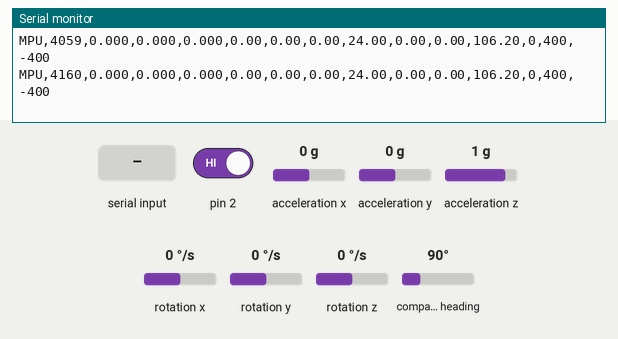
Bench run of a sketch on a simulated Arduino Uno, built with avr-gcc and run on an emulated ATmega328P. On the bench: the last lines printed to the serial monitor. Wiring (inferred from the names in the program): HMC5883L compass at I2C address 0x1E; MPU-6050 motion sensor at I2C address 0x68. The inputs (shaded band) are chosen by the test bench; at power-on: acceleration x 0 g, pin 2 HIGH, acceleration y 0 g, acceleration z 1 g, rotation x 0 °/s, rotation y 0 °/s, rotation z 0 °/s, compass heading 90°. The board resets itself during the run and starts again.

Above: at 4.2 s.
4.3 s: acceleration x set to 0.8 g
At 4.3 s:
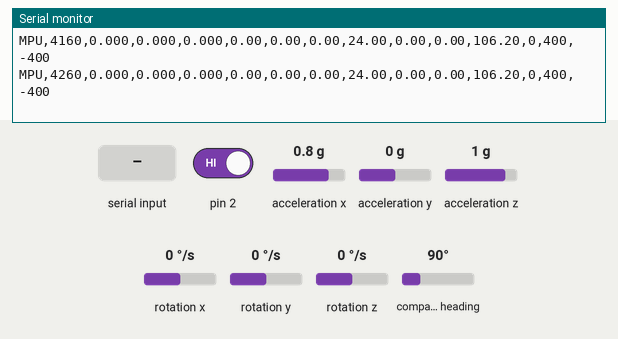
7.3 s: pin 2 driven LOW
At 8.3 s:
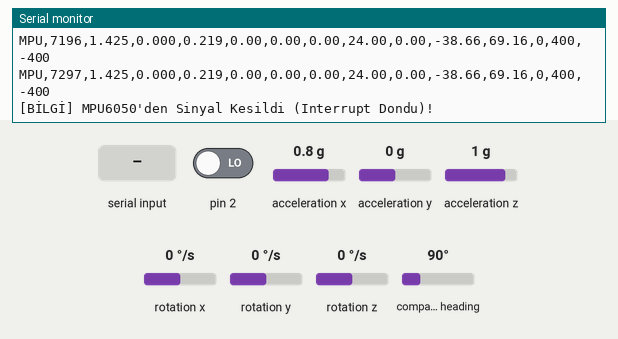
9.8 s: "CALIBRATE\n" received over Serial
At 11.3 s:
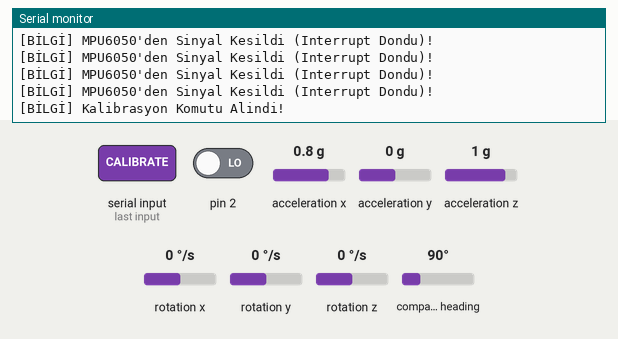
Timing chart, 0 to 12.8 s (numbered marks = the images above; inputs shaded):
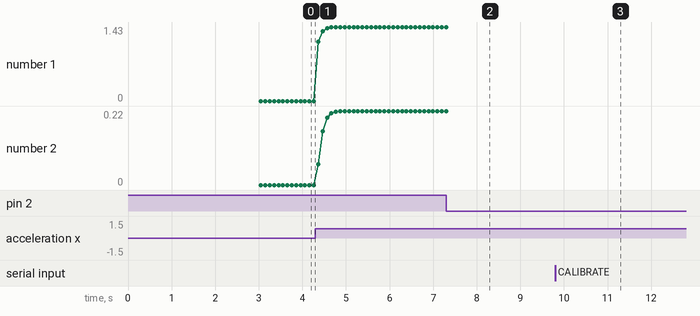

Measured:
- after the input at 7.3 s, the serial monitor: prints a new line after 0.49 s (image 2)
- after the input at 9.8 s, the serial monitor: prints a new line at once (image 3)
- plotted number 1: 0 → 1.43 after the input at 4.3 s
- plotted number 2: 0 → 0.22 after the input at 4.3 s

The sketch:

donanim_kodlari_copy_20260831100012.ino
```cpp
#include <Wire.h>
#include <math.h>
#include <SoftwareSerial.h>
#include <string.h>
#include <avr/wdt.h>

#define GPS_RX 8
#define GPS_TX 9
#define SDA_PIN A4
#define SCL_PIN A5
#define MPU_ADDR 0x68
#define MAG_ADDR 0x1E
#define GPS_BAUD 9600

// ==========================================
// 1. I2C KONTROL VE KURTARMA SINIFI (I2CHelper)
// ==========================================
class I2CHelper {
public:
    static void clearBus() {
        Wire.end();
        pinMode(SDA_PIN, INPUT_PULLUP);
        pinMode(SCL_PIN, INPUT_PULLUP);

        if (digitalRead(SDA_PIN) == LOW) {
            pinMode(SCL_PIN, OUTPUT);
            for (byte i = 0; i < 16; i++) {
                digitalWrite(SCL_PIN, LOW);
                delayMicroseconds(20);
                digitalWrite(SCL_PIN, HIGH);
                delayMicroseconds(20);
                if (digitalRead(SDA_PIN) == HIGH) {
                    break;
                }
            }
        }
        Wire.begin();
        Wire.setWireTimeout(25000, true);
    }
};

// ==========================================
// 2. MPU6050 & HMC5883L (IMU) SINIFI (MPUManager)
// ==========================================
class MPUManager {
public:
    volatile bool veriHazir = false;
    unsigned long sonFiltreZamani = 0;
    unsigned long sonPusulaZamani = 0;
    int hataSayaci = 0;

    float roll = 0.0, pitch = 0.0, yaw = 0.0;
    float magX_offset = 78.5, magY_offset = -15.5, magZ_offset = 27.5;
    float gyroX_offset = 0.0, gyroY_offset = 0.0, gyroZ_offset = 0.0;
    float accX_offset = 0.0, accY_offset = 0.0, accZ_offset = 0.0;

    int16_t ax, ay, az, gx, gy, gz, mx = 0, my = 0, mz = 0;
    float lineer_ax = 0, lineer_ay = 0, lineer_az = 0;
    float sicaklikC = 0;
    char ucusModu[20] = "NORMAL";

    void begin() {
        kurulum();
        delay(500);
        kalibreEt();
    }

    void kurulum() {
        Wire.beginTransmission(MAG_ADDR);
        Wire.write(0x00); Wire.write(0x70);
        Wire.endTransmission(true);

        Wire.beginTransmission(MAG_ADDR);
        Wire.write(0x01); Wire.write(0xA0);
        Wire.endTransmission(true);

        Wire.beginTransmission(MAG_ADDR);
        Wire.write(0x02); Wire.write(0x01);
        Wire.endTransmission(true);
        delay(10);

        Wire.beginTransmission(MPU_ADDR);
        Wire.write(0x6B); Wire.write(1 << 7); // MPU Reset
        Wire.endTransmission(true);
        delay(50);

        Wire.beginTransmission(MPU_ADDR);
        Wire.write(0x6B); Wire.write(0);      // Uyandır
        Wire.endTransmission(true);

        Wire.beginTransmission(MPU_ADDR);
        Wire.write(0x1A); Wire.write(0x04);   // DLPF Filtre
        Wire.endTransmission(true);

        Wire.beginTransmission(MPU_ADDR);
        Wire.write(0x19); Wire.write(0x09);   // Örnekleme Hızı
        Wire.endTransmission(true);

        Wire.beginTransmission(MPU_ADDR);
        Wire.write(0x37); Wire.write(0x02);   // Interrupt Pin Ayarı
        Wire.endTransmission(true);

        Wire.beginTransmission(MPU_ADDR);
        Wire.write(0x38); Wire.write(0x01);   // Interrupt Aktif
        Wire.endTransmission(true);
    }

    void kalibreEt() {
        int kalibrasyon_sayisi = 500;
        float top_ax = 0, top_ay = 0, top_az = 0;
        float top_gx = 0, top_gy = 0, top_gz = 0;

        for (int i = 0; i < kalibrasyon_sayisi; i++) {
            Wire.beginTransmission(MPU_ADDR);
            Wire.write(0x3B);
            Wire.endTransmission(true);
            Wire.requestFrom((uint8_t)MPU_ADDR, (uint8_t)14, (uint8_t)true);

            top_ax += (int16_t(Wire.read() << 8 | Wire.read()) / 16384.0);
            top_ay += (int16_t(Wire.read() << 8 | Wire.read()) / 16384.0);
            top_az += (int16_t(Wire.read() << 8 | Wire.read()) / 16384.0);
            Wire.read(); Wire.read();
            top_gx += (int16_t(Wire.read() << 8 | Wire.read()) / 131.0);
            top_gy += (int16_t(Wire.read() << 8 | Wire.read()) / 131.0);
            top_gz += (int16_t(Wire.read() << 8 | Wire.read()) / 131.0);
            delay(3);
        }

        accX_offset = top_ax / kalibrasyon_sayisi;
        accY_offset = top_ay / kalibrasyon_sayisi;
        accZ_offset = (top_az / kalibrasyon_sayisi) - 1.0;

        gyroX_offset = top_gx / kalibrasyon_sayisi;
        gyroY_offset = top_gy / kalibrasyon_sayisi;
        gyroZ_offset = top_gz / kalibrasyon_sayisi;

        // Filtre zamanlayıcısını güncelle ki 1.5 saniyelik kalibrasyon süresi 'dt' değerini bozmasın
        sonFiltreZamani = millis();
    }

    bool okuVeHesapla() {
        if (!veriHazir && digitalRead(2) == LOW) return false;

        veriHazir = false;
        unsigned long suAn = millis();

        // --- DT (ZAMAN FARKI) GÜVENLİK FİLTRESİ ---
        float dt = 0.005; // Varsayılan 5ms
        if (suAn > sonFiltreZamani) {
            dt = (suAn - sonFiltreZamani) / 1000.0;
            if (dt > 0.1) dt = 0.1; // Maksimum 100ms sınırı (Büyük sıçramaları engeller)
        }
        sonFiltreZamani = suAn;

        Wire.beginTransmission(MPU_ADDR);
        Wire.write(0x3B);
        Wire.endTransmission(true);

        if (Wire.requestFrom((uint8_t)MPU_ADDR, (uint8_t)14, (uint8_t)true) == 14) {
            hataSayaci = 0;
            ax = (Wire.read() << 8 | Wire.read());
            ay = (Wire.read() << 8 | Wire.read());
            az = (Wire.read() << 8 | Wire.read());

            int16_t tempRaw = (Wire.read() << 8 | Wire.read());
            sicaklikC = (tempRaw / 340.0) + 36.53;

            gx = (Wire.read() << 8 | Wire.read());
            gy = (Wire.read() << 8 | Wire.read());
            gz = (Wire.read() << 8 | Wire.read());

            if (suAn - sonPusulaZamani >= 100) {
                sonPusulaZamani = suAn;
                Wire.beginTransmission(MAG_ADDR);
                Wire.write(0x03);
                Wire.endTransmission(true);
                Wire.requestFrom((uint8_t)MAG_ADDR, (uint8_t)6, (uint8_t)true);
                if (Wire.available() >= 6) {
                    mx = (Wire.read() << 8 | Wire.read());
                    mz = (Wire.read() << 8 | Wire.read());
                    my = (Wire.read() << 8 | Wire.read());
                }
                Wire.beginTransmission(MAG_ADDR);
                Wire.write(0x02); Wire.write(0x01);
                Wire.endTransmission(true);
            }

            // Hesaplamalar
            float gercek_ax = (ax / 16384.0) - accX_offset;
            float gercek_ay = (ay / 16384.0) - accY_offset;
            float gercek_az = (az / 16384.0) - accZ_offset;
            float gercek_gx = (gx / 131.0) - gyroX_offset;
            float gercek_gy = (gy / 131.0) - gyroY_offset;
            float gercek_gz = (gz / 131.0) - gyroZ_offset;

            float toplamG = sqrt((gercek_ax * gercek_ax) + (gercek_ay * gercek_ay) + (gercek_az * gercek_az));
            if (toplamG < 0.2) strncpy(ucusModu, "FREE_FALL", 19);
            else if (toplamG > 3.0) strncpy(ucusModu, "CRASH", 19);

            float accRoll = atan(gercek_ay / (sqrt((gercek_ax * gercek_ax) + (gercek_az * gercek_az))+0.0001)) * 180 / PI;
            float accPitch = atan(-1 * gercek_ax / (sqrt((gercek_ay * gercek_ay) + (gercek_az * gercek_az))+0.0001)) * 180 / PI;

            roll = 0.96 * (roll + gercek_gx * dt) + 0.04 * accRoll;
            pitch = 0.96 * (pitch + gercek_gy * dt) + 0.04 * accPitch;

            if (isnan(roll) || isnan(pitch)) { roll = 0.0; pitch = 0.0; }

            float cal_mx = mx - magX_offset;
            float cal_my = my - magY_offset;
            float cal_mz = mz - magZ_offset;

            float rollRad = roll * PI / 180.0;
            float pitchRad = pitch * PI / 180.0;

            float Xh = cal_mx * cos(pitchRad) + cal_mz * sin(pitchRad);
            float Yh = cal_mx * sin(rollRad) * sin(pitchRad) + cal_my * cos(rollRad) - cal_mz * sin(rollRad) * cos(pitchRad);

            yaw = atan2(Yh, Xh) * 180.0 / PI;
            yaw += 5.5;
            if (yaw > 180.0) yaw -= 360.0;
            else if (yaw < -180.0) yaw += 360.0;

            float grav_x = sin(pitch * PI / 180.0);
            float grav_y = -sin(roll * PI / 180.0) * cos(pitch * PI / 180.0);
            float grav_z = cos(roll * PI / 180.0) * cos(pitch * PI / 180.0);

            lineer_ax = gercek_ax - grav_x;
            lineer_ay = gercek_ay - grav_y;
            lineer_az = gercek_az - grav_z;

            return true;
        } else {
            handleError();
            return false;
        }
    }

    void handleError() {
        hataSayaci++;
        if (hataSayaci > 5) {
            Serial.println("[BİLGİ] MPU6050 Kilitlendi (I2C Hata)! Otonom Kurtarma Uygulaniyor...");
            I2CHelper::clearBus();
            delay(10);
            kurulum();
            hataSayaci = 0;
            Serial.println("[BİLGİ] MPU6050 Yeniden Baslatildi!");
        }
    }

    void checkTimeout() {
        if (millis() - sonFiltreZamani > 500) {
            Serial.println("[BİLGİ] MPU6050'den Sinyal Kesildi (Interrupt Dondu)!");
            I2CHelper::clearBus();
            delay(10);
            kurulum();
            sonFiltreZamani = millis();
        }
    }
};

// ==========================================
// 3. GPS SINIFI (GPSManager)
// ==========================================
class GPSManager {
private:
    char nmeaBuffer[120];
    int nmeaIndex = 0;
    char eskiEnlem[15] = "", eskiBoylam[15] = "", eskiRakim[10] = "", eskiUydu[5] = "";
    SoftwareSerial* serial;

public:
    GPSManager(SoftwareSerial* serialPort) {
        this->serial = serialPort;
        memset(nmeaBuffer, 0, sizeof(nmeaBuffer));
    }

    void begin() {
        serial->begin(GPS_BAUD);
    }

    void guncelle() {
        while (serial->available() > 0) {
            char gpsData = serial->read();
            if (gpsData == '\n') {
                nmeaBuffer[nmeaIndex] = '\0';
                if (strncmp(nmeaBuffer, "$GPGGA", 6) == 0) {
                    ayristir();
                }
                nmeaIndex = 0;
            } else if (gpsData != '\r') {
                if (nmeaIndex < sizeof(nmeaBuffer) - 1) {
                    nmeaBuffer[nmeaIndex++] = gpsData;
                } else {
                    nmeaIndex = 0;
                }
            }
        }
    }

private:
    void ayristir() {
        char *p = nmeaBuffer;
        int virgulSayisi = 0;
        char *enlem = NULL, *enlemYonu = NULL, *boylam = NULL, *boylamYonu = NULL, *uydu = NULL, *rakim = NULL;

        while (*p != '\0') {
            if (*p == ',') {
                *p = '\0';
                virgulSayisi++;
                p++;
                if (virgulSayisi == 2) enlem = p;
                else if (virgulSayisi == 3) enlemYonu = p;
                else if (virgulSayisi == 4) boylam = p;
                else if (virgulSayisi == 5) boylamYonu = p;
                else if (virgulSayisi == 7) uydu = p;
                else if (virgulSayisi == 9) rakim = p;
            } else {
                p++;
            }
        }

        if (enlem && boylam && uydu && rakim) {
            if (strcmp(enlem, eskiEnlem) != 0 || strcmp(boylam, eskiBoylam) != 0) {
                Serial.print("GPS,");
                if (enlemYonu && enlemYonu[0] == 'S') Serial.print("-"); else Serial.print("+");
                Serial.print(enlem); Serial.print(",");
                if (boylamYonu && boylamYonu[0] == 'W') Serial.print("-"); else Serial.print("+");
                Serial.print(boylam); Serial.print(",");
                Serial.print(rakim); Serial.print(",");
                Serial.print(uydu); Serial.print("\n");

                strncpy(eskiEnlem, enlem, sizeof(eskiEnlem) - 1);
                strncpy(eskiBoylam, boylam, sizeof(eskiBoylam) - 1);
                strncpy(eskiRakim, rakim, sizeof(eskiRakim) - 1);
                strncpy(eskiUydu, uydu, sizeof(eskiUydu) - 1);
            }
        }
    }
};

// ==========================================
// 4. SİSTEM KOMUT YÖNETİCİSİ (CommandProcessor)
// ==========================================
class CommandProcessor {
public:
    static void check(MPUManager& mpu) {
        while (Serial.available() > 0) {
            static char buffer[20];
            static int idx = 0;

            char c = Serial.read();
            if (c == '\n' || c == '\r') {
                if (idx > 0) {
                    buffer[idx] = '\0';
                    if (strcmp(buffer, "CALIBRATE") == 0) {
                        Serial.println("[BİLGİ] Kalibrasyon Komutu Alindi!");
                        mpu.kalibreEt();
                        Serial.println("[BİLGİ] Kalibrasyon Tamamlandi! Algoritma dogal olarak sifirlanacak.");
                    } else {
                        strncpy(mpu.ucusModu, buffer, 19);
                    }
                    idx = 0;
                }
            } else {
                if (idx < sizeof(buffer) - 1) {
                    buffer[idx++] = c;
                }
            }
        }
    }
};

// ==========================================
// GLOBAL NESNELER VE ANA DÖNGÜ
// ==========================================
SoftwareSerial gpsPort(GPS_RX, GPS_TX);
GPSManager gps(&gpsPort);
MPUManager mpu;
unsigned long eskiZaman = 0;

void mpuISR(){
    mpu.veriHazir = true;
}

void setup() {
    Serial.begin(115200);
    gps.begin();

    Wire.begin();
    Wire.setWireTimeout(25000, true);

    mpu.begin();

    pinMode(2, INPUT);
    attachInterrupt(digitalPinToInterrupt(2), mpuISR, RISING);

    wdt_enable(WDTO_2S);
}

void loop() {
    wdt_reset();
    CommandProcessor::check(mpu);
    gps.guncelle();

    if (mpu.okuVeHesapla()) {
        unsigned long suAn = millis();
        if (suAn - eskiZaman >= 100) {
            eskiZaman = suAn;
            Serial.print("MPU,");
            Serial.print(suAn);            Serial.print(",");
            Serial.print(mpu.lineer_ax, 3);    Serial.print(",");
            Serial.print(mpu.lineer_ay, 3);    Serial.print(",");
            Serial.print(mpu.lineer_az, 3);    Serial.print(",");
            Serial.print(mpu.gx/131.0 - mpu.gyroX_offset, 2);    Serial.print(",");
            Serial.print(mpu.gy/131.0 - mpu.gyroY_offset, 2);    Serial.print(",");
            Serial.print(mpu.gz/131.0 - mpu.gyroZ_offset, 2);    Serial.print(",");
            Serial.print(mpu.sicaklikC, 2);    Serial.print(",");
            Serial.print(mpu.roll, 2);         Serial.print(",");
            Serial.print(mpu.pitch, 2);        Serial.print(",");
            Serial.print(mpu.yaw, 2);          Serial.print(",");
            Serial.print(mpu.mx);              Serial.print(",");
            Serial.print(mpu.my);              Serial.print(",");
            Serial.print(mpu.mz);
            Serial.print("\n");
        }
    } else {
        mpu.checkTimeout();
    }
}
```
